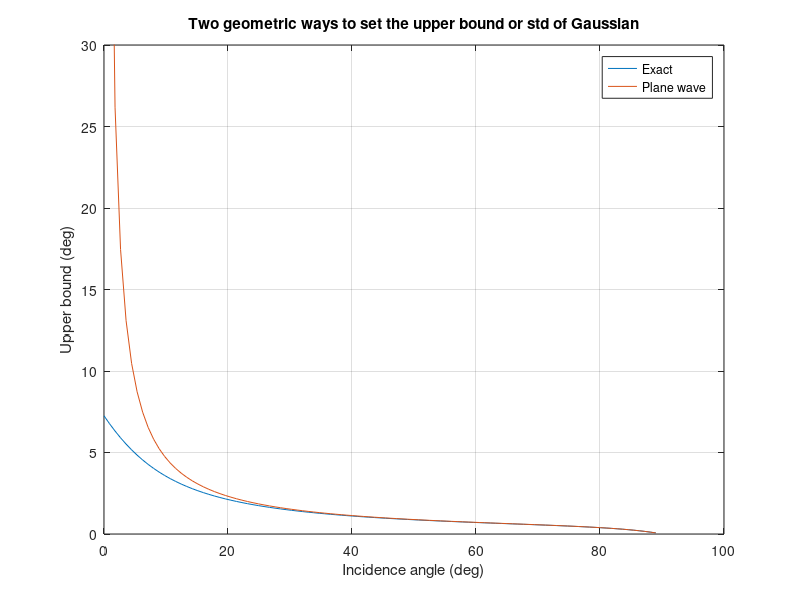
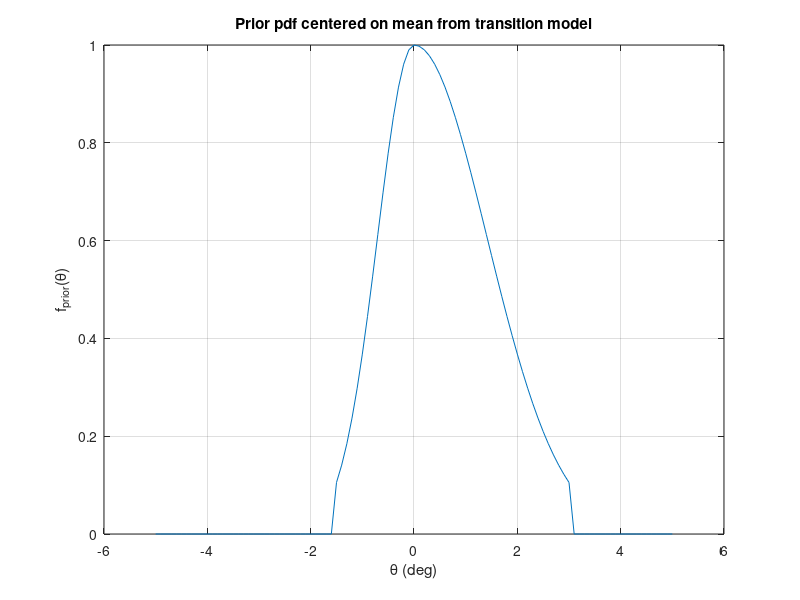
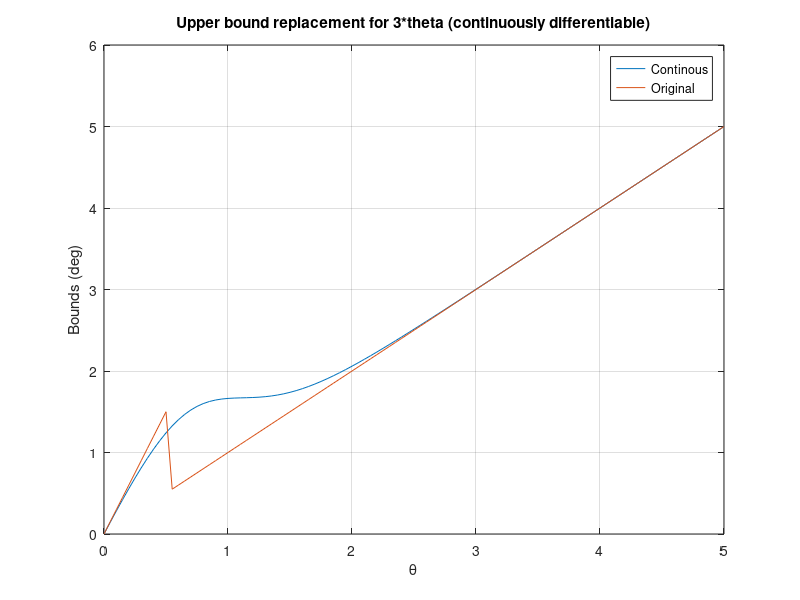
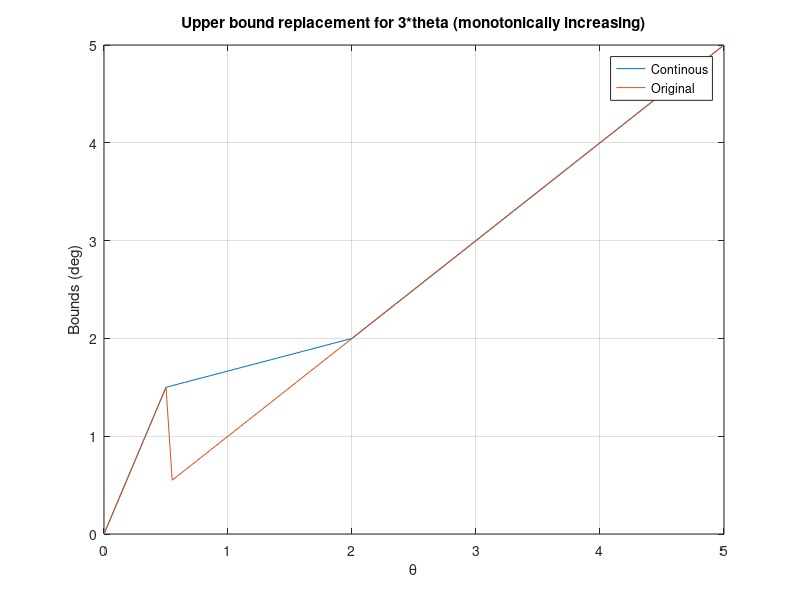

These figures' MATLAB source, in order:


%% 1. Adapt number of snapshots so that flat earth distance traveled covers
% theta = 0.5 deg (or some value that makes sense from looking at the MUSIC
% imagery)

% Not sure if you will have time to do this, so later on...

%% 2. Set the standard deviation according to the expected max elevation
% change from the last bin as we discussed. This max elevation angle change
% would be found from looking at the variation in theta in the MUSIC
% imagery and trying to tie this to the geometric calculations that we
% discussed.
%
% This theta_std should be related to K/(R*sin(theta)) and not to the
% transition model. The following shows geometric calculations.
theta_std = 1;
figure(1); clf;
theta = linspace(0,89,101)/180*pi;
h = 20; % Typical height deviation
er_ice = 3.15;
T = 2000; % ice thickness
H_air = 500;
theta_ice = asin(sin(theta)/sqrt(er_ice));
R = H_air./cos(theta) + T./cos(theta_ice);
bound = pi/2 - theta_ice - asin( (R-h./cos(theta_ice))./R.*sin(pi/2+theta_ice));
plot(theta*180/pi, bound*180/pi)
hold on;
plot(theta*180/pi, h./(R.*sin(theta_ice)) * 180/pi);
ylim([0 30]);
grid on;
xlabel('Incidence angle (deg)');
ylabel('Upper bound (deg)');
title('Two geometric ways to set the upper bound or std of Gaussian')
legend('Exact','Plane wave')

%% 3. Set the prior pdf using something like this:

theta = linspace(-5,5,101);

f_prior = zeros(size(theta));

% W: widening factor beyond the standard deviation
W = 2;
% C: compression factor for negative values
C = 2;
f_prior(C*theta<-3*theta_std) = 0;
% mm: Logical mask
mm = C*theta>=-3*theta_std & theta<0; 
f_prior(mm) = exp(-(C*theta(mm)).^2/(theta_std*W).^2);
% mm: Logical mask
mm = theta >= 0 & theta>-3*theta_std;
f_prior(mm) = exp(-theta(mm).^2/(theta_std*W).^2);
f_prior(theta>3*theta_std) = 0;

figure(2); clf;
plot(theta, f_prior);
grid on;
xlabel('\theta (deg)');
ylabel('f_{prior}(\theta)');
title('Prior pdf centered on mean from transition model');


%% 3. Alternative to geometric bound
% This is the fixed 3*dtheta bound that you proposed, but I think it should
% be continuous and monotonically increasing so here is one option that is
% also continuously differentiable
theta = linspace(0,5,101);
K = 3;
theta_transition_deg = 0.8;
transition_speed = 3.5;

figure(3); clf;
plot(theta, theta.*(1 + (K-1)./(1+exp((theta-theta_transition_deg)*transition_speed)) ));
grid on; xlabel('\theta'); ylabel('Bounds (deg)'); hold on;
theta3 = theta;

K = 3;
theta_transition_deg = 0.5;
theta3(theta<=theta_transition_deg) = K*theta(theta<=theta_transition_deg);
plot(theta,theta3);
title('Upper bound replacement for 3*theta (continuously differentiable)');
legend('Continous','Original');

% Here is another option that just satisfies continuous and monotonically
% increasing
theta = linspace(0,5,101);
K = 3;
theta_transition_deg = 0.5;
transition_arc_deg = 1.5;
bound = zeros(size(theta));
mm = theta<theta_transition_deg;
bound(mm) = theta(mm)*K;
mm = theta>=theta_transition_deg & theta<=theta_transition_deg+transition_arc_deg;
bound(mm) ...
  = linspace(K*theta(find(mm,1)),theta_transition_deg+transition_arc_deg,sum(mm));
mm = theta>theta_transition_deg+transition_arc_deg;
bound(mm) = theta(mm);

figure(4); clf;
plot(theta, bound);
grid on; xlabel('\theta'); ylabel('Bounds (deg)'); hold on;
theta3 = theta;
theta3(theta<=theta_transition_deg) = K*theta(theta<=theta_transition_deg);
plot(theta,theta3);
title('Upper bound replacement for 3*theta (monotonically increasing)');
legend('Continous','Original');

